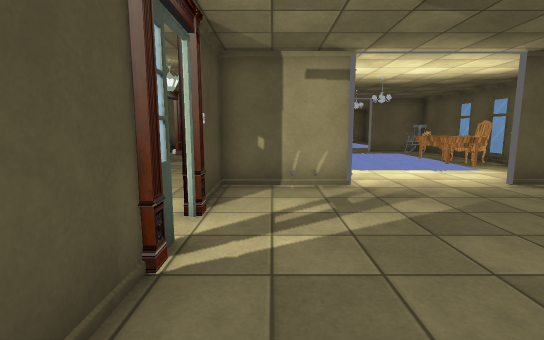
[1] (above)

16 first-person views from a walk through a scene from a Unity 3-D project. The camera is 1.3 m above the floor, tilts 8° down and sees 85° across. Doors are open. The floor is counted in squares, 1 m on a side. Each view is taken from the middle of a square. On the plan, view 1 faces up. The plan holds only what a view shows up to about 14 squares ahead; the rest is blank. The place goes on beyond the plan. The player is left out. Some surface patterns are stand-ins.

[2]
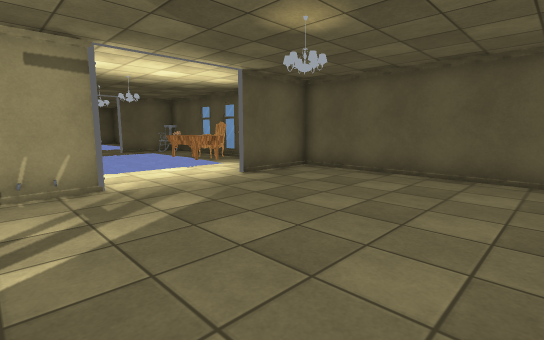

[3]
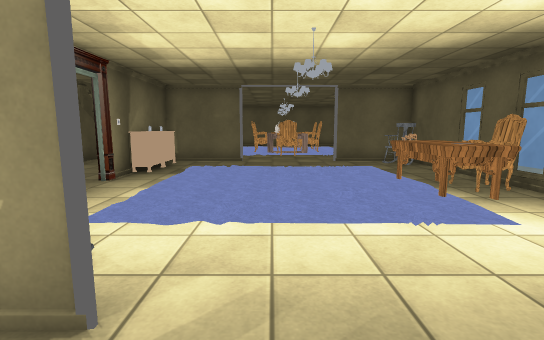

[4]
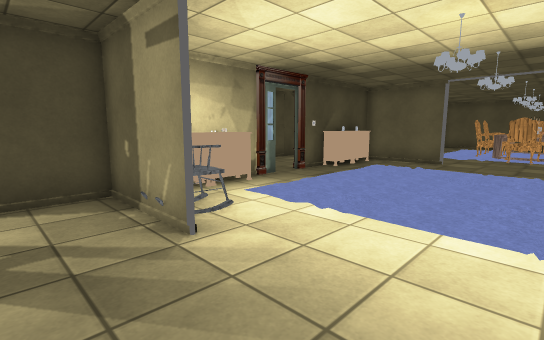

[5]
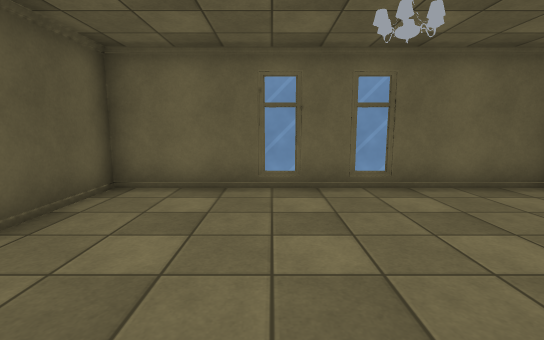

[6]
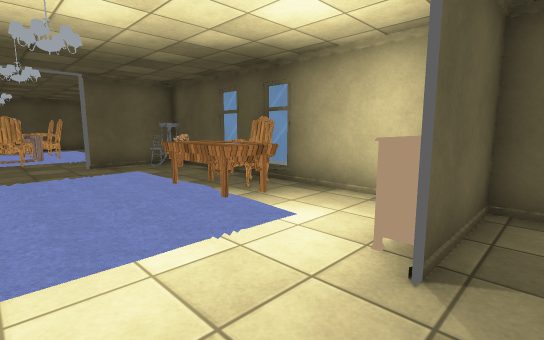

[7]
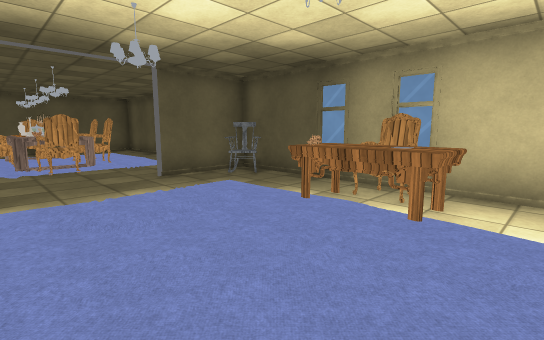

[8]
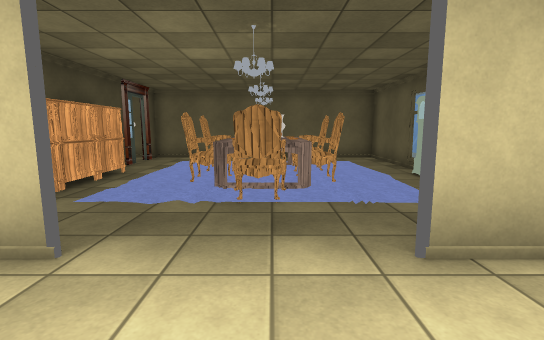

[9]
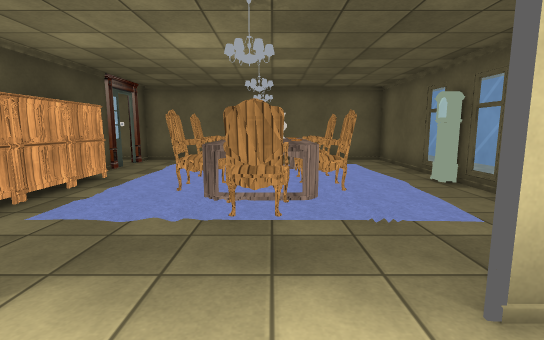

[10]
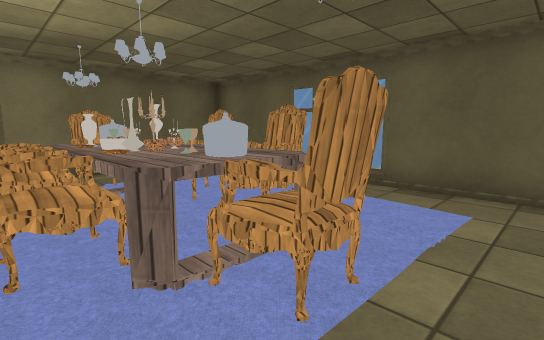

[11]
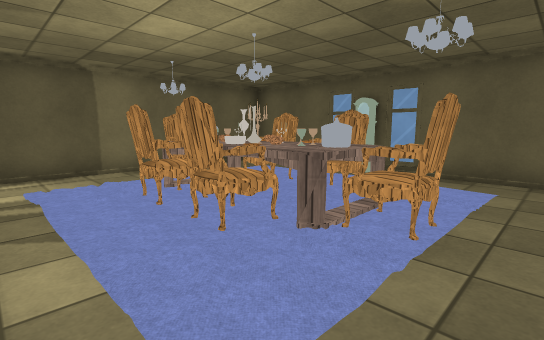

[12]
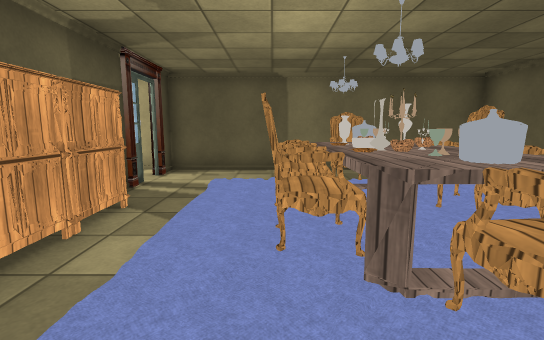

[13]
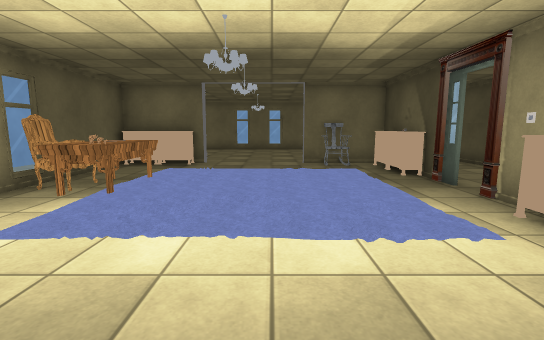

[14]
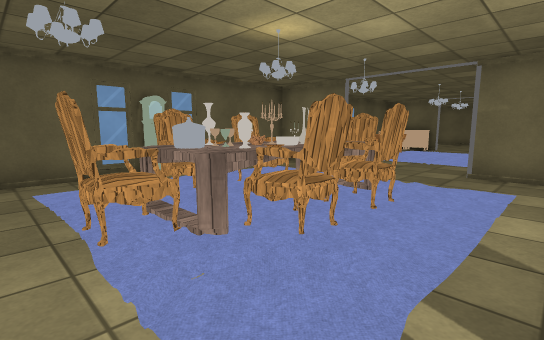

[15]
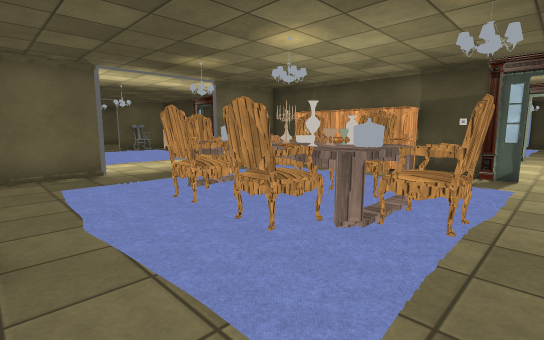

[16]
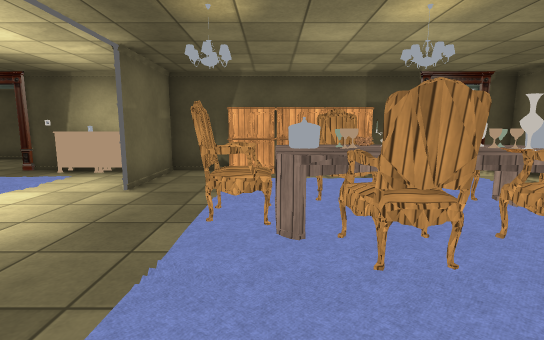

### Floor plan
Points are (right, up) in squares from view 1. A wall is a line through its corners. A room is listed if a view was taken in it or the views show most of it. See-through windows are left out.
Room 1 (views 1, 2, 3, 4, 5, 6)
walls: (6.5, 6.8) (5.4, 6.8); (0.5, 6.8) (1.9, 6.8) (-1.3, 6.8); (-1.2, 3.4) (-1.2, 1.1); (-1, -0.5) (8.5, -0.5) (8.5, 7.4); (-1.2, 7.6) (-1.2, 4.2)
ways out: open door at (-1, 6.5) to room 2; open door at (3.2, 7.2) to room 2; open door at (-1, 4)
objects: other object (1, 7) to (1, 8); other object (7, 7); other object (8, 7)
Room 2 (views 7, 8, 9)
walls: (-1.2, 11.4) (-1.2, 9.4); (1.9, 16.9) (-1.3, 16.9); (5.4, 6.8) (6.5, 6.8); (-1.2, 13.6) (-1.2, 12.2); (8.5, 7.4) (8.5, 17); (8.6, 16.9) (5.4, 16.9); (-1.2, 6.8) (0.5, 6.8)
ways out: open door at (-1, 6.5) to room 1; open door at (3.2, 7.2) to room 1; open door at (3.5, 17) to room 3; open door at (-1, 12)
objects: other object (-1, 8); other object (-1, 9); other object (-1, 14); other object (-1, 15); other object (-1, 16); desk (6, 10) to (7, 12); chair (7, 11) to (8, 12); other object (7, 15) to (8, 16)
Room 3 (views 10, 11, 12, 13, 14, 15, 16)
walls: (5.4, 16.9) (8.5, 16.9); (-1.2, 20.2) (-1.2, 16.4); (-1.2, 25.2) (-1.2, 22.7); (8.5, 17) (8.5, 27.3) (-2.5, 27.3); (-1.2, 16.9) (1.9, 16.9); (-1.2, 27.4) (-1.2, 26.1)
ways out: open door at (3.5, 17) to room 2; open door at (-1, 25.5)
objects: cabinet (-1, 19) to (0, 19); cabinet (-1, 20) to (0, 21); cabinet (-1, 22) to (0, 22); chair (2, 21) to (2, 22); chair (2, 23); chair (3, 19) to (3, 20); bowl (3, 21); pot (3, 22); vase (3, 23); chair (3, 24) to (3, 25); chandelier (4, 19); pot (4, 20) to (4, 21); other object (4, 22); vase (4, 23); pot (4, 24); chandelier (4, 25); table (5, 20); chair (5, 21) to (6, 22); chair (5, 23) to (6, 24); clock (8, 22)

Where each view was taken, in squares from view 1:
view 1: 0 up, 0 right, facing up
view 2: 0 up, 0 right, facing up-right
view 3: 5 up, 3 right, facing up
view 4: 5 up, 5 right, facing up-left
view 5: 6 up, 5 right, facing down
view 6: 6 up, 3 right, facing up-right
view 7: 9 up, 2 right, facing up-right
view 8: 14 up, 4 right, facing up
view 9: 15 up, 4 right, facing up
view 10: 18 up, 2 right, facing up-right
view 11: 18 up, 0 right, facing up-right
view 12: 18 up, 2 right, facing up
view 13: 18 up, 3 right, facing down
view 14: 26 up, 0 right, facing down-right
view 15: 26 up, 8 right, facing down-left
view 16: 20 up, 8 right, facing left
